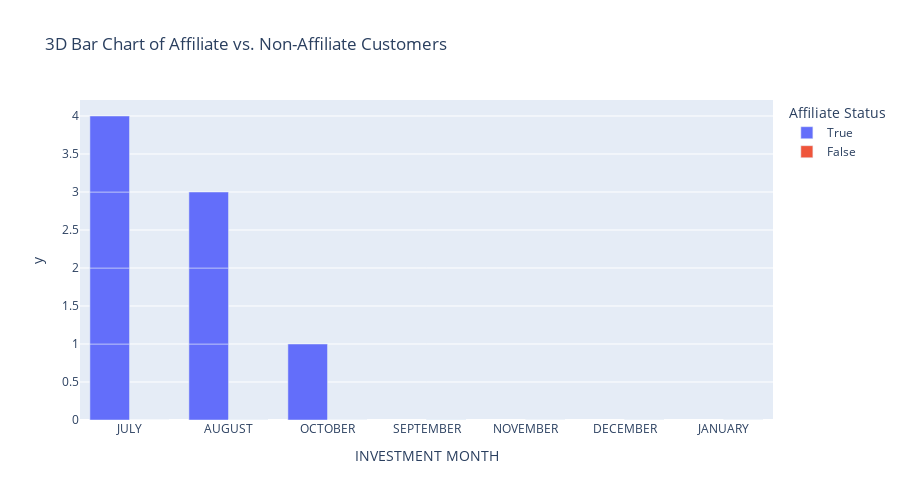

Notebook source saved alongside this figure:
### Code cell
import pandas as pd
import matplotlib.pyplot as plt
import seaborn as sns
from wordcloud import WordCloud
import numpy as np
import squarify
import plotly.express as px
import plotly.graph_objects as go
from collections import Counter

# Load the Excel file
file_path = "ROYAL PALM RECEIPT & PORTFOLIO (3).xlsx"
xls = pd.ExcelFile(file_path)

# Load the "PORTFOLIO" sheet
df = pd.read_excel(xls, sheet_name="PORTFOLIO")

# Select relevant columns
df = df[["S/N", "NAME", "INVESTMENT YEAR", "INVESTMENT MONTH", "AFFILIATE", "AFFILIATE 10%"]]

# Convert investment year to integer and filter relevant data
df = df.dropna(subset=["INVESTMENT YEAR", "INVESTMENT MONTH"])
df["INVESTMENT YEAR"] = df["INVESTMENT YEAR"].astype(int)
df = df[(df["INVESTMENT YEAR"] == 2024) | ((df["INVESTMENT YEAR"] == 2025) & (df["INVESTMENT MONTH"] == "JANUARY"))]

# Remove last two refunded/incomplete customers
df = df.iloc[:-2]

# Mark customers that came through affiliates (NIL means non-affiliate)
df["Came_Through_Affiliate"] = df["AFFILIATE"].apply(lambda x: x != "NIL")

# Define correct month order
month_order = ["JULY", "AUGUST", "SEPTEMBER", "OCTOBER", "NOVEMBER", "DECEMBER", "JANUARY"]
df["INVESTMENT MONTH"] = pd.Categorical(df["INVESTMENT MONTH"], categories=month_order, ordered=True)

# Cross-tabulation of affiliates by month
affiliate_by_month = pd.crosstab(df["INVESTMENT MONTH"], df["Came_Through_Affiliate"])

# Top affiliates by customer count
top_affiliates = df[df["AFFILIATE"] != "NIL"]["AFFILIATE"].value_counts().head(10)

# Visualization: Stacked Area Chart
plt.figure(figsize=(12, 6))
affiliate_by_month.plot.area(colormap="plasma", alpha=0.75)
plt.title("Trend of Affiliate vs. Non-Affiliate Customers Over Time")
plt.xlabel("Investment Month")
plt.ylabel("Count")
plt.legend(["Non-Affiliate", "Affiliate"], title="Customer Type")
plt.show()

# Visualization: Bubble Chart
plt.figure(figsize=(10, 6))
sns.scatterplot(x=top_affiliates.index, y=top_affiliates.values, size=top_affiliates.values, sizes=(100, 1000), alpha=0.6, palette="coolwarm", hue=top_affiliates.index, legend=False)
plt.xticks(rotation=45)
plt.title("Bubble Chart of Top Affiliates")
plt.xlabel("Affiliates")
plt.ylabel("Number of Customers")
plt.show()

# Visualization: Donut Chart
plt.figure(figsize=(6, 6))
colors = ["#ff9999", "#66b3ff"]
df["Came_Through_Affiliate"].value_counts().plot.pie(autopct="%1.1f%%", colors=colors, startangle=90, wedgeprops={'edgecolor': 'black'})
plt.gca().add_artist(plt.Circle((0, 0), 0.6, fc='white'))
plt.title("Donut Chart of Affiliate vs. Non-Affiliate Customers")
plt.ylabel("")
plt.show()

# Visualization: Treemap
plt.figure(figsize=(10, 6))
squarify.plot(sizes=top_affiliates.values, label=top_affiliates.index, alpha=0.8, color=plt.cm.Set3.colors)
plt.axis("off")
plt.title("Treemap of Top Affiliates")
plt.show()

# Visualization: Line Chart with Trend Analysis
plt.figure(figsize=(12, 6))
sns.lineplot(x=affiliate_by_month.index, y=affiliate_by_month[True], label="Affiliate", marker="o")
sns.lineplot(x=affiliate_by_month.index, y=affiliate_by_month[False], label="Non-Affiliate", marker="o")
plt.title("Growth Trend of Affiliate vs. Non-Affiliate Customers")
plt.xlabel("Investment Month")
plt.ylabel("Customer Count")
plt.legend(title="Customer Type")
plt.show()

# Visualization: Heatmap
affiliate_heatmap = pd.crosstab(df["INVESTMENT MONTH"], df["Came_Through_Affiliate"].replace({True: "Affiliate", False: "Non-Affiliate"}))
plt.figure(figsize=(10, 6))
sns.heatmap(affiliate_heatmap, cmap="coolwarm", annot=True, fmt="d")
plt.title("Heatmap of Affiliate vs. Non-Affiliate Customers Per Month")
plt.xlabel("Customer Type")
plt.ylabel("Investment Month")
plt.show()

# Visualization: 3D Bar Chart
fig = px.bar(df, x="INVESTMENT MONTH", y=df["Came_Through_Affiliate"].astype(int), color="Came_Through_Affiliate", barmode="group", height=500, title="3D Bar Chart of Affiliate vs. Non-Affiliate Customers", labels={"Came_Through_Affiliate": "Affiliate Status"})
fig.show()


# Save cleaned data with affiliation status
df.to_excel("Cleaned_Affiliate_Report.xlsx", index=False)

### Figure 1 — Plotly figure (JSON) as saved in the notebook; plotly's stock layout.template omitted (floating-point values rounded to 4 significant figures)
{"data": [{"alignmentgroup": "True", "hovertemplate": "Affiliate Status=True<br>INVESTMENT MONTH=%{x}<br>y=%{y}<extra></extra>", "legendgroup": "True", "marker": {"color": "#636efa", "pattern": {"shape": ""}}, "name": "True", "offsetgroup": "True", "orientation": "v", "showlegend": true, "textposition": "auto", "type": "bar", "x": ["JULY", "JULY", "JULY", "JULY", "AUGUST", "AUGUST", "AUGUST", "OCTOBER"], "xaxis": "x", "y": [1, 1, 1, 1, 1, 1, 1, 1], "yaxis": "y"}, {"alignmentgroup": "True", "hovertemplate": "Affiliate Status=False<br>INVESTMENT MONTH=%{x}<br>y=%{y}<extra></extra>", "legendgroup": "False", "marker": {"color": "#EF553B", "pattern": {"shape": ""}}, "name": "False", "offsetgroup": "False", "orientation": "v", "showlegend": true, "textposition": "auto", "type": "bar", "x": ["JULY", "AUGUST", "SEPTEMBER", "AUGUST", "AUGUST", "SEPTEMBER", "SEPTEMBER", "SEPTEMBER", "SEPTEMBER", "OCTOBER", "OCTOBER", "NOVEMBER", "NOVEMBER", "DECEMBER", "DECEMBER", "DECEMBER", "JANUARY", "JANUARY"], "xaxis": "x", "y": [0, 0, 0, 0, 0, 0, 0, 0, 0, 0, 0, 0, 0, 0, 0, 0, 0, 0], "yaxis": "y"}], "layout": {"barmode": "group", "height": 500, "legend": {"title": {"text": "Affiliate Status"}, "tracegroupgap": 0}, "title": {"text": "3D Bar Chart of Affiliate vs. Non-Affiliate Customers"}, "xaxis": {"anchor": "y", "domain": [0, 1], "title": {"text": "INVESTMENT MONTH"}}, "yaxis": {"anchor": "x", "domain": [0, 1], "title": {"text": "y"}}}}
